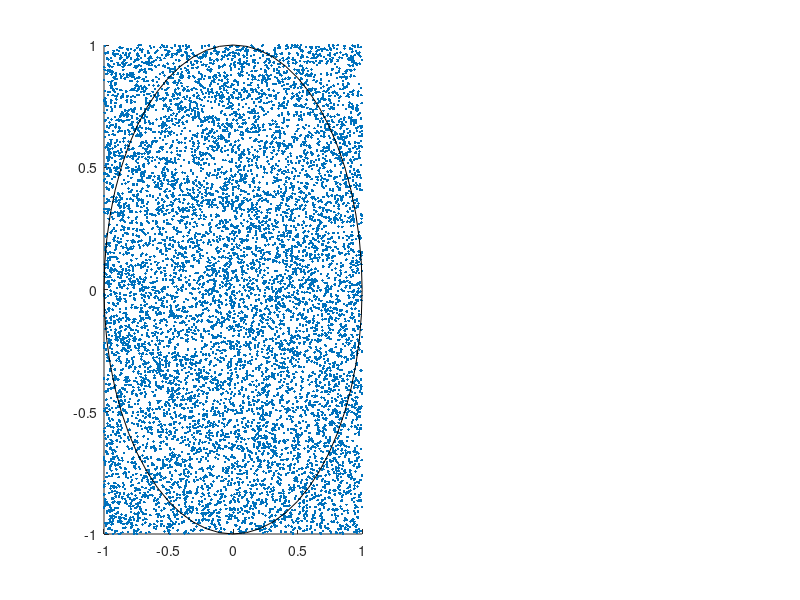

Reproduce this figure in MATLAB. (Note: this script raises an error after producing the figure.)
% ECE498, approximate pi by throwing darts at a square dartboard
%
% Consider a square dartboard with each side having dimension equal to 2.
% Centered inside this square place a circle having radius 1.
%
% Now throw N = 1e4 darts at the dartboard in a random fashion so that they
% are uniformly distributed over the surface of the dartboard.
%
% The area of the circle is pi*radius^2. Given a radius of 1, the area of
% the circle is equal to pi.
% The area of the square is 2 * 2 = 4
%
% The ratio of the circle area to the square area is pi/4. If this value is
% multiplied by 4, the result is pi.
%
% Since the darts are uniformly distributed over the dartboard, the ratio
% of the darts that are in the circle to the total number must approximate
% pi/4. So, multiplying this ratio by 4 will give an approximation to pi.

% No For or While loops permitted.
% No extraneous output to the Command Window.

% Cameron, Sullivan (change this line!)
% 2019/01/XX (change XX to the date completed)

% This is NOT a function M-file; it is a script M-file

% Simulate random dart throws.
% Plot square with circle and points for dart throws.
% Plot graph of approximated pi value versus dart number.

% Useful functions: rand, hypot, sum, cumsum, subplot, plot, semilogx, axis, title, xlabel, text, sprintf
close all;
num_points = 10000;

% Plot the randomly generated points on the dartboard.
subplot(1,2,1);
x_coords = (rand([1 num_points]) * 2) - 1;
y_coords = (rand([1 num_points]) * 2) - 1;
scatter(x_coords, y_coords,'.r');
% hold on;

% Plot the circle.

Hrect = rectangle('Position',[-1, -1 2 2],'Curvature',1);
Hrect.LineWidth = 2;
title("N = 10000 Darts");
yticks([-1 -0.5 0 0.5 1]);

% Pi estimation
% Find number of darts in the circle.
% Find number of darts outside the circle.
% Take ratio and multiply by 4.
radius = hypot(x_coords, y_coords);
in_circle = radius <= 1;
num_in_circle = cumsum(in_circle);
indices = 1:num_points;
ratio = num_in_circle ./ indices;
pi_estimate = ratio * 4;

% Pi estimation plot
hold off;
subplot(1,2,2);
semilogx(indices, pi_estimate);
xlim([20 num_points]);
ylim([2.5 3.5]);
line([1,num_points],[pi_estimate(num_points), pi_estimate(num_points)],'color','k');
text(num_points + 300, pi, '\pi','fontsize',12);
xlabel("Dart Number");
graph_title = sprintf('\\pi \\approx %.4f', pi_estimate(num_points));
title(graph_title);